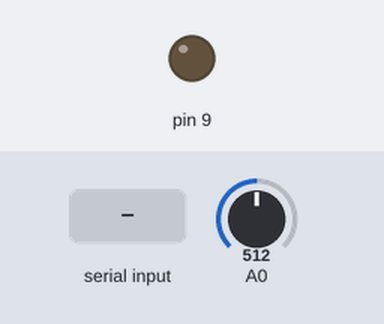
Recording of a sketch running on a simulated Arduino Uno, built with avr-gcc and run on an emulated ATmega328P. On the bench: output pins drawn as LEDs (lit = HIGH). Inputs (shaded band) come from the test bench; at power-on: A0 = 512. What the sketch prints to the serial monitor is not drawn.

Above: at 1.2 s.
1.3 s: "90,45\n" received over Serial
At 1.9 s:
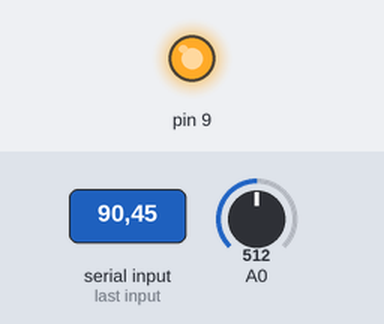
2.8 s: "5\n" received over Serial
At 3.1 s:
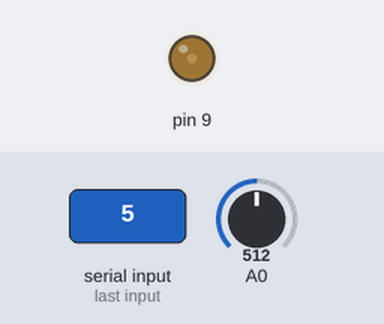
4.3 s: "30,150\n" received over Serial
At 5.5 s:
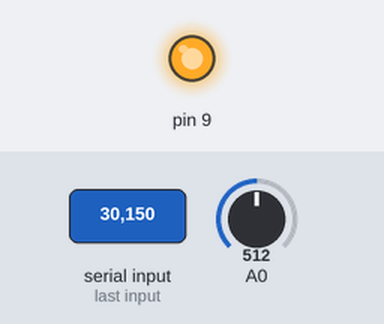
Timing chart, 0 to 7.3 s (numbered marks = the images above; inputs shaded):
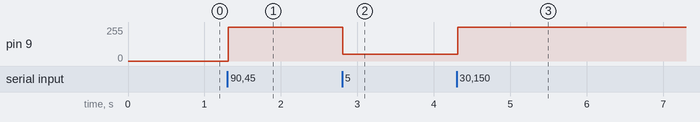

The sketch:

arduino_debug.ino
```cpp
/* Angus Clayton
 * 15/6/2021
 * Arduino Windtunnel Code
 * Same as non-debug but prints out force line by line.
 */

/* when recieving windspeed from arduino; need to read incoming byte
 * and add it to data string as each 'digit' is one btye. Arduino
 * will update windspeed to 'data' on newline; and then clear data string.
 */

int incomingByte = 0;
String data = "";

void setup() {
  // initialize serial communication at 9600 bits per second:
  Serial.begin(9600);
  // initialize PWM output for motor. (ATM just controlling an LED for testing.)
  pinMode(9,OUTPUT);
}

// =============== SET WIND SPEED =============================
// note: just maps 0-25m/s to PWM output on pin 9.

void setSpeed(int x) { //function to set wind speed;
  Serial.println(x);
  //set D9 pwm output
  int y = map(x, 0, 25, 0, 255); //map(value, fromLow, fromHigh, toLow, toHigh)
  analogWrite(9,y);

}

// ======= MAIN LOOP ========

void loop() {
  // read the input on analog pin 0 [Force Reading]
  int sensorValue = analogRead(A0);
  float force = sensorValue * 0.0055 - 0.33; //Convert into newtons *NOTE FORMULA NOT AT ALL ACCURATE*

  // print out the force (RPI will just read serial value; as this is only output arduino gives.)
  //Serial.print("S");
  Serial.println(force);
  //Serial.print("E");


  //==== READ INCOMING WIND SPEED DATA
  while (Serial.available() > 0) {
    // read the incoming byte:
    incomingByte = Serial.read();

    //=debug
    //Serial.print("B");
    //Serial.println(incomingByte);


    if (incomingByte != 10) {//see if incoming byte is NOT new line
      data += String(incomingByte - 48);//convert byte into integer; and add to data
    }
    else {//if newline
      setSpeed(data.toInt()); //set speed to data [which has windspeed]
      data = ""; //clear data
    }
  }

  delay(1); //add stability i guess
}
```

Measured:
- after the input at 1.3 s, pin 9: 0/255 → 255/255 at once
- after the input at 2.8 s, pin 9: 255/255 → 51/255 at once
- after the input at 4.3 s, pin 9: 51/255 → 255/255 at once
